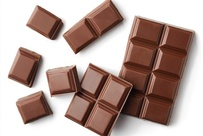
#> input picture data/chocolate.jpg, 203 x 136 px, shrunk from 630 x 422 before the run
$ python hierarchical.py
#> lines starting #> are read from the running program, lines starting #| are printed output that depends on the picture
import os
import time as time
import numpy as np
import scipy as sp
from PIL import Image
import matplotlib.pyplot as plt
from sklearn.feature_extraction.image import grid_to_graph
from sklearn.cluster import AgglomerativeClustering


if __name__ == '__main__':
    # load image
    file_list = ['lena.png', 'lena_noise.jpg', 'cameraman.jpg', 'dog.png', 'coins.png', 'yellowlily.jpg', 'jet.jpg','chocolate.jpg']
    file_path = os.path.join('./data', file_list[7])
    img_gray = Image.open(file_path).convert('L')
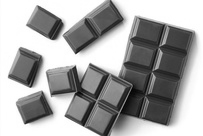
#> img_gray: PIL image 203x136 L; min 2, max 255, mean 167
    img_gray = np.array(img_gray)
    X = np.reshape(img_gray, (-1, 1))

    # Define the structure A of the data. Pixels connected to their neighbors.
    connectivity = grid_to_graph(*img_gray.shape)

    print("Compute structured hierarchical clustering...")
    st = time.time()
    n_clusters = 6  # number of regions
    ward = AgglomerativeClustering(n_clusters=n_clusters, linkage='ward', connectivity=connectivity).fit(X)
    label = np.reshape(ward.labels_, img_gray.shape)
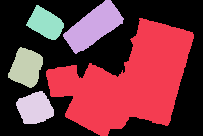
#> label: shape (136, 203) int64; 6 distinct labels, from 0 to 5; one colour per label, 0 black
    print("Elapsed time: ", time.time() - st)
    print("Number of pixels: ", label.size)
#| Number of pixels:  27608
    print("Number of clusters: ", np.unique(label).size)
#| Number of clusters:  6

    # Plot the results on an image
    plt.imshow(label)
    plt.show()
